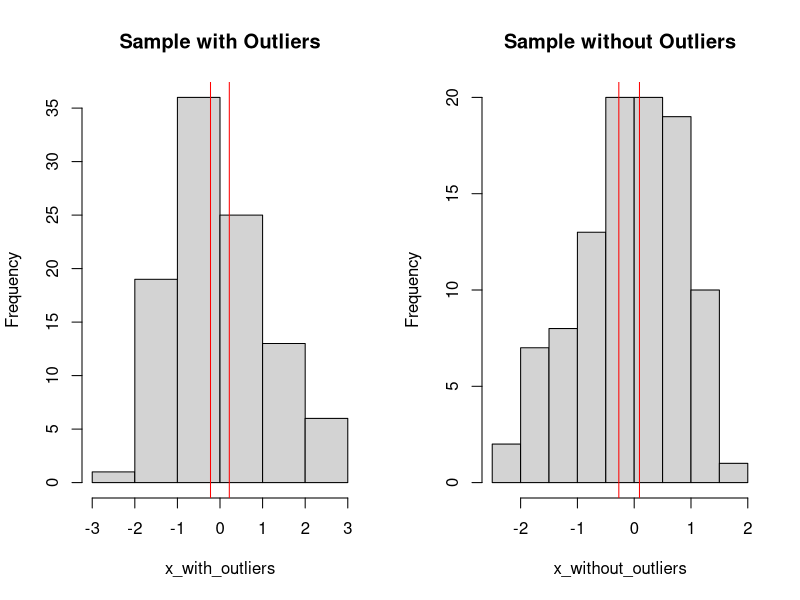

R code for this plot:
set.seed(6)
n <- 100

# Generate sample with outliers
x_with_outliers <- rnorm(n, mean = 0, sd = 1)
x_with_outliers[c(1, n)] <- c(-3, 3) # introduce outliers

# Calculate adjusted criteria with outliers
mean_with_outliers <- mean(x_with_outliers)
sd_with_outliers <- sd(x_with_outliers)
t_crit_with_outliers <- qt(0.975, n-1) # two-tailed t-test critical value
adj_crit_with_outliers <- mean_with_outliers + c(-1, 1) * t_crit_with_outliers * (sd_with_outliers / sqrt(n))

# Detect outliers with adjusted criteria
outliers_with_outliers <- x_with_outliers < adj_crit_with_outliers[1] | x_with_outliers > adj_crit_with_outliers[2]

# Compute type 1 error rate
alpha_with_outliers <- sum(outliers_with_outliers) / n

# Generate sample without outliers
x_without_outliers <- rnorm(n, mean = 0, sd = 1)

# Calculate adjusted criteria without outliers
mean_without_outliers <- mean(x_without_outliers)
sd_without_outliers <- sd(x_without_outliers)
t_crit_without_outliers <- qt(0.975, n-1) # two-tailed t-test critical value
adj_crit_without_outliers <- mean_without_outliers + c(-1, 1) * t_crit_without_outliers * (sd_without_outliers / sqrt(n))

# Detect outliers with adjusted criteria
outliers_without_outliers <- x_without_outliers < adj_crit_without_outliers[1] | x_without_outliers > adj_crit_without_outliers[2]

# Compute type 1 error rate
alpha_without_outliers <- sum(outliers_without_outliers) / n

# Print alpha values
cat("Type 1 error rate with outliers:", alpha_with_outliers, "\n")
cat("Type 1 error rate without outliers:", alpha_without_outliers, "\n")

# Plot data
par(mfrow = c(1, 2))
hist(x_with_outliers, main = "Sample with Outliers")
abline(v = adj_crit_with_outliers, col = "red")
hist(x_without_outliers, main = "Sample without Outliers")
abline(v = adj_crit_without_outliers, col = "red")
